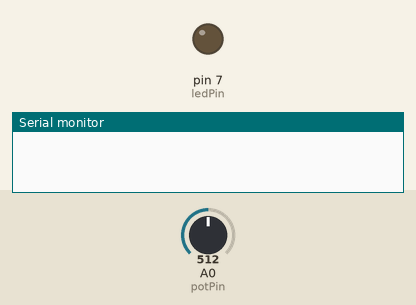
The sketch below on a simulated Arduino Uno, built with avr-gcc and run on an emulated ATmega328P. On the bench: output pins drawn as LEDs (lit = HIGH), the last lines printed to the serial monitor. Dashed ring = blinking. Inputs (shaded band) come from the test bench; at power-on: A0 (potPin) = 512.

Above: at 1.1 s.
At 2.9 s:
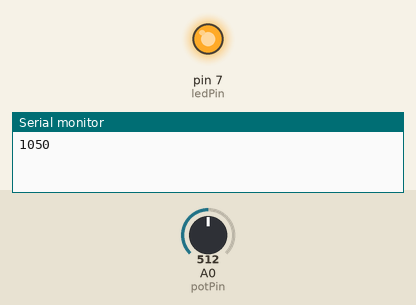
3.0 s: A0 (potPin) set to 122
6.5 s: A0 (potPin) set to 0
At 6.96 s:
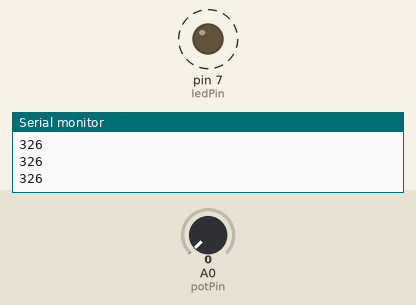
Timing chart, 0 to 16.0 s (numbered marks = the images above; inputs shaded):
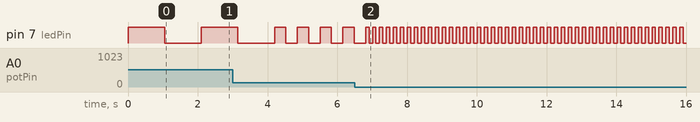

The sketch:

sketch_aug28potMap.ino
```cpp
int potPin = A0;
int ledPin = 7;
int valorPot = 0;
int potMap = 0;
int tiempoBlink = 100;

void setup() {
  Serial.begin(9600);
  pinMode(ledPin,OUTPUT);


}

void loop() {
  valorPot = analogRead(potPin);
  potMap = map(valorPot,0,1023,100,2000);

   tiempoBlink = potMap;

  digitalWrite(ledPin,HIGH);
  delay(tiempoBlink);
  digitalWrite(ledPin,LOW);
  delay(tiempoBlink);

  Serial.println(potMap);


}
```

Measured:
- after the input at 6.5 s, pin 7 (ledPin): alternates HIGH for 0.10 s and LOW for 0.10 s, starting after 0.41 s
- by itself, pin 7 (ledPin): repeats every 0.65 s: HIGH 0.33 s, LOW 0.33 s
